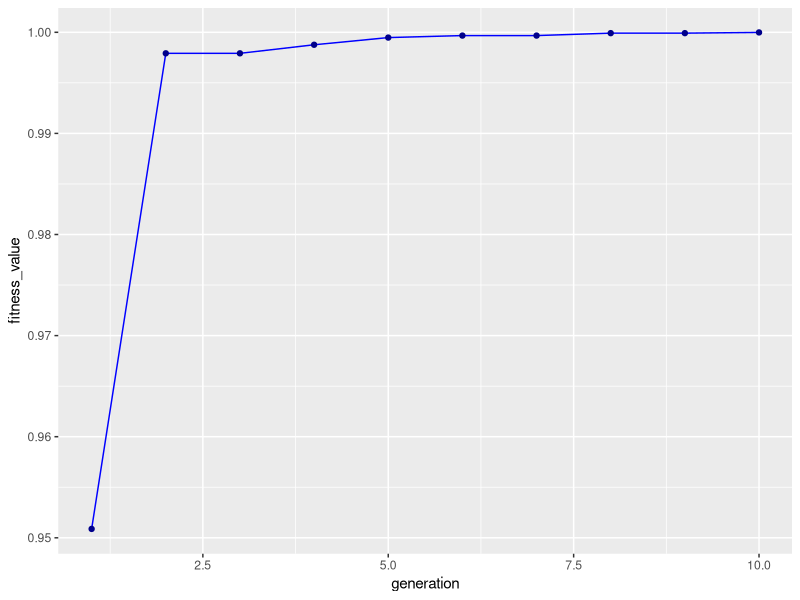

This chart was generated by the following R code:
# Author        :   Muhammad Reza Fahlevi
# Affiliation   :   Departemen Ilmu Komputer,
#                   Fakultas Ilmu Komputer - Teknologi Informasi,
#                   Universitas Sumatera Utara, Indonesia
# References    :   García-Martínez C., Rodriguez F.J., Lozano M. (2018) Genetic Algorithms. In: Martí R., Pardalos P., Resende M. (eds) Handbook of Heuristics. Springer, Cham. https://doi.org/10.1007/978-3-319-07124-4_28


library(ggplot2) # import library for data visualization
library(dplyr)

phi <- function(x, y) {
    exp(-0.5 * ((x ** 2) + (y ** 2))) %>% return()
}

config_df <- function(x_vect, y_vect) {
    phi_vect <- phi(x_vect, y_vect)
    dframe <- tibble(x_vect, y_vect, phi_vect)
    dframe %>%
        arrange(phi_vect) %>%
        slice(2:10) %>%
        return()
}

tournament <- function(df_pop) {
    df_pop %>%
        slice_sample(n = 4) %>%
        slice_max(order_by = phi_vect, n = 2) %>%
        return()
}

pbxalpha <- function(domain_interval, p1, p2, alpha) {
    constant <- (p1["x_vect"] - p2["x_vect"]) %>% abs() %>% max()
    p1_lower_bound <- (p1["x_vect"] - (alpha * constant)) %>% max(domain_interval[1])
    p1_upper_bound <- (p1["x_vect"] + (alpha * constant)) %>% min(domain_interval[2])
    
    constant <- (p1["y_vect"] - p2["y_vect"]) %>% abs() %>% max()
    p2_lower_bound <- (p2["y_vect"] - (alpha * constant)) %>% max(domain_interval[1])
    p2_upper_bound <- (p2["y_vect"] + (alpha * constant)) %>% min(domain_interval[2])
    
    p1_offspring <- c(p1_lower_bound, p1_upper_bound)
    p2_offspring <- c(p2_lower_bound, p2_upper_bound)
    
    p1_offspring %>%
        c(p2_offspring) %>%
        matrix(nrow = 2, ncol = 2, byrow = TRUE) %>%
        return()
}

gamma_ <- function(t, tmax, beta) (1 - (t / tmax)) ** beta

delta <- function(domain_interval, genotype, computed_gamma) {
    get_probability <- runif(1)
    probability_criteria <- 0.5
    normvar <- runif(1)
    if (get_probability == probability_criteria) {
        delta_value <- (domain_interval[2] - genotype) * ((1 - normvar) ** computed_gamma)
    } else {
        delta_value <- (domain_interval[1] - genotype) * ((1 - normvar) ** computed_gamma)
    }
    delta_value %>% return()
}

steady_state_genetic_algorithm <- function(population_size, mutation_probability, max_generation) {
    fitness <- c()
    x_vector <- runif(n = population_size) %>% c()
    y_vector <- runif(n = population_size) %>% c()
    
    for (generation in seq(1, max_generation)) {
        df_population <- config_df(x_vector, y_vector)
        df_population %>% print()
        fitness[generation] <- df_population[population_size - 1, 3] %>% max() # record the best
        x_vector <- c() # start a new population
        y_vector <- c()
        x_vector <- x_vector %>% append(df_population[population_size - 1, 1] %>% max()) # add the fittest to the next generation
        y_vector <- y_vector %>% append(df_population[population_size - 1, 2] %>% max())
        
        vect_size <- length(x_vector)
        while (vect_size != population_size) {
            winner <- tournament(df_population)
            p1 <- winner[1,]
            p2 <- winner[2,]
            offsprings <- pbxalpha(problem_interval, p1, p2, alpha = 0.5)
            current_mutation_rate <- runif(1)
            if (current_mutation_rate < mutation_probability) {
                p11 <- offsprings[1, 1] + delta(problem_interval, 
                                               offsprings[1, 1], gamma_(generation, max_generation, beta = 9))
                p12 <- offsprings[1, 2] + delta(problem_interval,
                                                offsprings[1, 2], gamma_(generation, max_generation, beta = 9))
                p21 <- offsprings[2, 1] + delta(problem_interval,
                                                offsprings[2, 1], gamma_(generation, max_generation, beta = 9))
                p22 <- offsprings[2, 2] + delta(problem_interval,
                                                offsprings[2, 2], gamma_(generation, max_generation, beta = 9))
                offsprings <- c(p11, p12, p21, p22) %>%
                    matrix(nrow = 2, ncol = 2, byrow = TRUE)
            }
            first_value <- offsprings[1, 1] %>% phi(offsprings[1, 2])
            second_value <- offsprings[2, 1] %>% phi(offsprings[2, 2])
            survivor <- c()
            if (first_value > second_value) {
                survivor <- offsprings[1, 1] %>% c(offsprings[1, 2])
            } else {
                survivor <- offsprings[2, 1] %>% c(offsprings[2, 2])
            }
            x_vector <- x_vector %>% append(survivor[1])
            y_vector <- y_vector %>% append(survivor[2])
            vect_size <- vect_size + 1
        }
    }
    fitness %>% return()
}

# define the parameter
problem_interval <- c(-5, 5)
NP <- 10
Pm <- 0.3
MAX_GENERATION <- 10

result <- steady_state_genetic_algorithm(NP, Pm, MAX_GENERATION)
result

idx <- seq(1, MAX_GENERATION)

df_result <- data.frame("generation" = idx, "fitness_value" = result)

plt <- ggplot(df_result, mapping = aes(generation, fitness_value)) + geom_line(color = "blue") + geom_point(color = "darkblue")
plt
